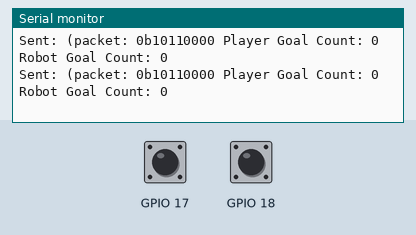
Simulated run of this sketch. Board: ESP32. Shown: the last lines printed to the serial monitor. Inputs (shaded band) come from the test bench; at power-on: GPIO 17 HIGH, GPIO 18 HIGH.

Above: at 1.2 s.
1.3 s: GPIO 17 pulled LOW for 0.15 s
At 1.39 s:
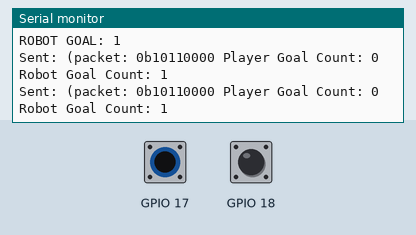
2.9 s: GPIO 18 pulled LOW for 0.15 s
At 2.93 s:
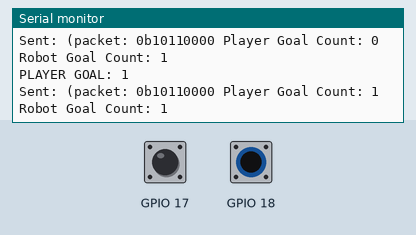
4.5 s: GPIO 17 pulled LOW for 1 s
At 4.61 s:
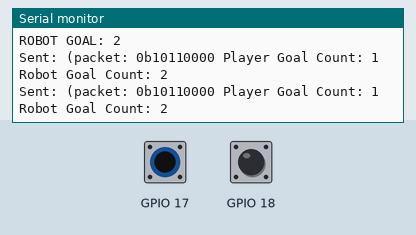
7.0 s: GPIO 18 pulled LOW for 1 s
At 7.12 s:
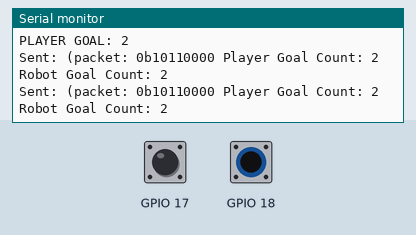
9.5 s: GPIO 17 driven LOW
At 9.52 s:
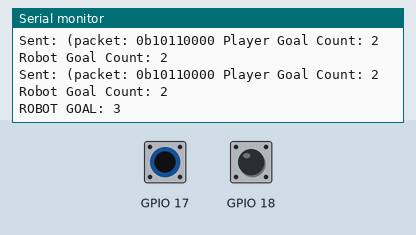
Timing chart, 0 to 12.5 s (numbered marks = the images above; inputs shaded):
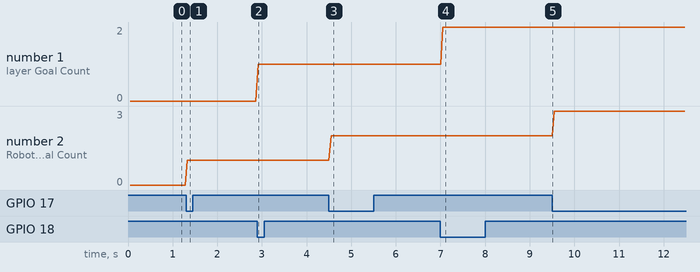

Measured:
- after the input at 1.3 s, the serial monitor: prints a new line at once (image 1)
- after the input at 2.9 s, the serial monitor: prints a new line at once (image 2)
- after the input at 4.5 s, the serial monitor: prints a new line at once (image 3)
- after the input at 7.0 s, the serial monitor: prints a new line at once (image 4)
- after the input at 9.5 s, the serial monitor: prints a new line at once (image 5)
- plotted number 2: 0 → 1 after the input at 1.3 s, 1 → 2 after the input at 4.5 s, 2 → 3 after the input at 9.5 s

The sketch:

Goal_Detection.ino
```cpp
#include <CAN.h>
#include "Goal_Constants.h"
#include "Sensor_Debounce.h"

const bool SERIAL_ON = true;

void CANSender();
void CANReceiver();
void playerGoalCount();
void robotGoalCount();

typedef union {
    unsigned long value;
    byte bytes[sizeof(unsigned long)];
} LONG_BYTE_UNION;

unsigned long player_goals = 0;
unsigned long robot_goals = 0;

TaskHandle_t Sensor_Core;

Sensor_Debounce player_sensor = Sensor_Debounce(PLAYER_SENSOR, DEBOUNCE, INPUT_PULLUP, LOW);
Sensor_Debounce robot_sensor = Sensor_Debounce(ROBOT_SENSOR, DEBOUNCE, INPUT_PULLUP, LOW);

double start_time;

void setup() {
    if (SERIAL_ON) {
        Serial.begin(115200);
        while (!Serial);
    }
    xTaskCreatePinnedToCore(monitor, "sensor_monitor", 10000, NULL, 0, &Sensor_Core, 0);

    CAN.setPins(RXR_CAN, TXD_CAN);

    if (!CAN.begin(BAUD_RATE)) {
        if (SERIAL_ON) Serial.println("Starting CAN failed!");
        digitalWrite(ALL_GOOD_LED, LOW);
        while (1);
    }
    if (SERIAL_ON) Serial.println("Starting CAN success");
    CAN.filter(0b00100000, 0x1ffffff0);
    digitalWrite(ALL_GOOD_LED, HIGH);
    start_time = millis();
}

void loop() {
    CANReceiver();
    if (millis() - start_time > COM_DELAY){
        start_time = millis();
        CANSender();
    }
}

void CANSender(){
    LONG_BYTE_UNION player_goals_l;
    LONG_BYTE_UNION robot_goals_l;
    player_goals_l.value = player_goals;
    robot_goals_l.value = robot_goals;
    CAN.beginPacket(0b10110000);
    for (int i = sizeof(unsigned long)-1; i >= 0; i--){
        CAN.write(player_goals_l.bytes[i]);
    }
    for (int i = sizeof(unsigned long)-1; i >= 0; i--){
        CAN.write(robot_goals_l.bytes[i]);
    }
    CAN.endPacket();
    if (SERIAL_ON) {
        Serial.print("Sent: (packet: 0b");
        Serial.print(0b10110000, BIN);
        Serial.print(" Player Goal Count: ");
        Serial.print(player_goals_l.value);
        Serial.print(" Robot Goal Count: ");
        Serial.println(robot_goals_l.value);
    }
}

void CANReceiver(){
    if (CAN.parsePacket()){
        player_goals = 0;
        robot_goals = 0;
        if (SERIAL_ON) Serial.println("GOAL COUNT RESET");
    }
}

void monitor(void * parameter){
    for(;;){
        player_sensor.sensorMonitor();
        robot_sensor.sensorMonitor();
        if (player_sensor.readSensor()) playerGoalCount();
        if (robot_sensor.readSensor()) robotGoalCount();
        delay(1);
    }
}

void playerGoalCount(){
    player_goals += 1;
    if (SERIAL_ON){
        Serial.print("PLAYER GOAL: ");
        Serial.println(player_goals);
    }
}

void robotGoalCount(){
    robot_goals += 1;
    if (SERIAL_ON) {
        Serial.print("ROBOT GOAL: ");
        Serial.println(robot_goals);
    }
}
```

Goal_Constants.h
```cpp
#define TXD_CAN 15
#define RXR_CAN 13
#define PLAYER_SENSOR 18
#define ROBOT_SENSOR 17

#define ALL_GOOD_LED 2

#define SENSOR_CORE 0

const int BAUD_RATE = 1000E3;
const int COM_DELAY = 50;
const int DEBOUNCE = 10;
```

Sensor_Debounce.h
```cpp
class Sensor_Debounce {
    public:
        Sensor_Debounce(int pin, int count, int pin_mode, int pressedValue){
            READ = false;
            Pressed = false;
            PIN = pin;
            COUNT = count;
            activeCounter = 0;
            inactiveCounter = 0;
            PressedValue = pressedValue;
            pinMode(pin ,pin_mode);
        }

        bool readSensor(){
            if (READ) {
                return false;
            }
            if (Pressed) READ = true;
            return Pressed;
        }

        bool sensorActive(){
            return Pressed;
        }

        void sensorMonitor(){
            if (digitalRead(PIN) == PressedValue){
                inactiveCounter = 0;
                activeCounter += 1;
            } else {
                activeCounter = 0;
                inactiveCounter += 1;
            }
            if (activeCounter > COUNT) {
                Pressed = true;
            }
            if (inactiveCounter > COUNT) {
                READ = false;
                Pressed = false;
            }
        }

    private:
        bool READ;
        bool Pressed;
        int COUNT;
        int PIN;
        int activeCounter;
        int inactiveCounter;
        int PressedValue;
};
```
